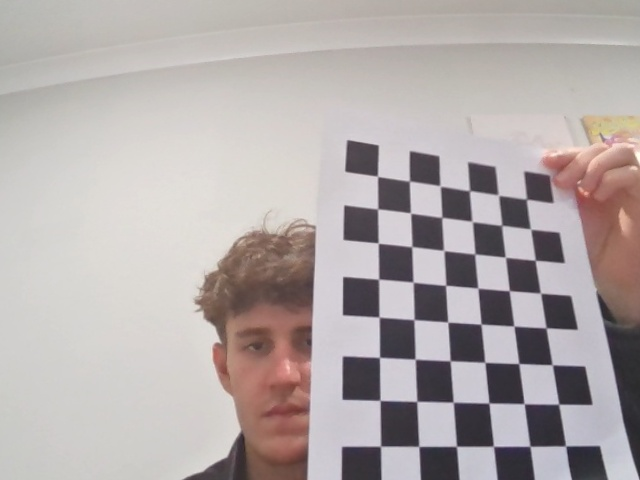
#> input picture calibration_results_undistorted.jpg, 640 x 480 px, given in place of ., which was not available
$ python callibrate_camera.py --images .
#> lines starting #> are read from the running program, lines starting #| are printed output that depends on the picture; pictures that were not available may be replaced by others from this repository, and a replacement may not be noted
# calibrate_camera.py
import argparse
import glob
from pathlib import Path
import numpy as np
import cv2 as cv

def parse_args():
    p = argparse.ArgumentParser(
        description="Calibrate camera from chessboard images and output K, dist, R, T."
    )
    p.add_argument("--images", type=str, default="calib_images/chessboard_*.jpg",
                   help="Glob for input images.")
    p.add_argument("--rows", type=int, default=8,
                   help="INNER corners per column (height). Example: 6 for a 9x6 board.")
    p.add_argument("--cols", type=int, default=6,
                   help="INNER corners per row (width). Example: 9 for a 9x6 board.")
    p.add_argument("--square_size", type=float, default=25.0,
                   help="Square size in any consistent unit (e.g., millimeters).")
    p.add_argument("--preview", action="store_true",
                   help="Show corner detections and undistortion previews.")
    p.add_argument("--save_undistorted", action="store_true",
                   help="Saves an undistorted version of the first image.")
    p.add_argument("--out", type=str, default="calibration_results.npz",
                   help="Where to save calibration arrays (npz).")
    return p.parse_args()

def main():
    args = parse_args()
    image_paths = sorted(glob.glob(args.images))
    if not image_paths:
        raise SystemExit(f"No images match: {args.images}")

    pattern_size = (args.cols, args.rows)
    # 3D points in chessboard coordinates (Z=0 plane)
    objp = np.zeros((args.rows*args.cols, 3), np.float32)
    objp[:, :2] = np.mgrid[0:args.cols, 0:args.rows].T.reshape(-1, 2)
    objp *= args.square_size

    objpoints = []  # 3D points in world space
    imgpoints = []  # 2D points in image plane
    img_size = None

    flags = (cv.CALIB_CB_ADAPTIVE_THRESH |
             cv.CALIB_CB_NORMALIZE_IMAGE)

    criteria = (cv.TERM_CRITERIA_EPS + cv.TERM_CRITERIA_MAX_ITER, 30, 0.001)

    print(f"[INFO] Finding corners in {len(image_paths)} image(s)…")
    used = 0
    for pth in image_paths:
        img = cv.imread(pth)
#> img is the input picture: shape (480, 640, 3); mean B, G, R 169.6, 170.5, 178.4
        if img is None:
            print(f"[WARN] Could not read {pth}")
            continue
        gray = cv.cvtColor(img, cv.COLOR_BGR2GRAY)
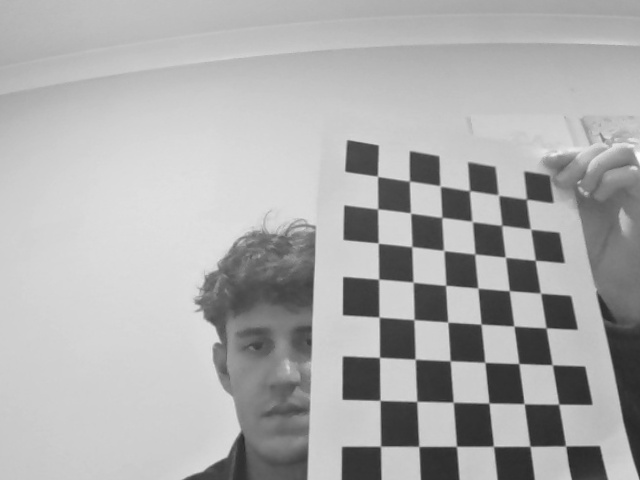
#> gray: shape (480, 640); min 36, max 252, mean 172.7
        if img_size is None:
            img_size = (gray.shape[1], gray.shape[0])
#> img_size = (640, 480)

        found, corners = cv.findChessboardCorners(gray, pattern_size, flags)
#> found = True; corners = 48 rows, first 8: [377.5, 176.4], [408.3, 179.9], [440.7, 185.5], [470.4, 192.2], [498.9, 194.6], [527.5, 200.4], [376.6, 208], [410.5, 213.1]
        if not found:
            print(f"[SKIP] {Path(pth).name}: pattern not found")
            continue

        # sub-pixel refinement
        corners = cv.cornerSubPix(gray, corners, (11, 11), (-1, -1), criteria)
#> corners = 48 rows, first 8: [377.5, 176.3], [409.4, 181], [440.1, 185.9], [469.4, 190.7], [498.4, 195.1], [526.4, 199.2], [377.6, 208.9], [410.5, 213.1]
        objpoints.append(objp.copy())
        imgpoints.append(corners)
        used += 1

        if args.preview:
            vis = img.copy()
            cv.drawChessboardCorners(vis, pattern_size, corners, True)
            cv.imshow("Corners", vis)
            cv.waitKey(200)

    if used < 5:
#> (the run stopped early here; a loop or call above may not have finished)

$ run again, on ar_overlay.jpg
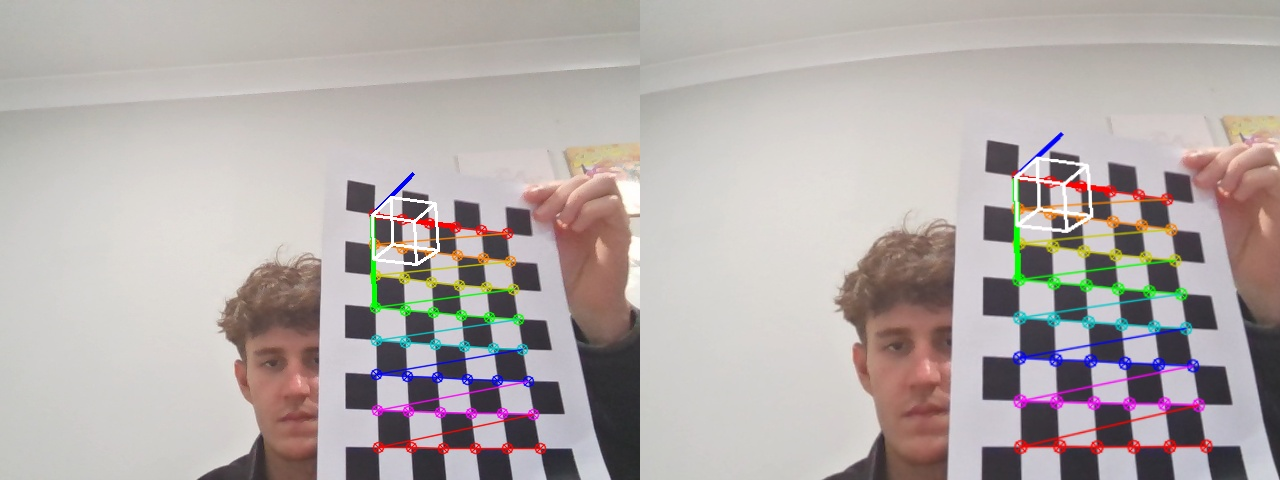
#> input picture ar_overlay.jpg, 1280 x 480 px, given in place of ., which was not available
#> in main, img is the input picture: shape (480, 1280, 3); mean B, G, R 169.3, 170.9, 179.1
#> in main, `gray = cv.cvtColor(img, cv.COLOR_BGR2GRAY)`:
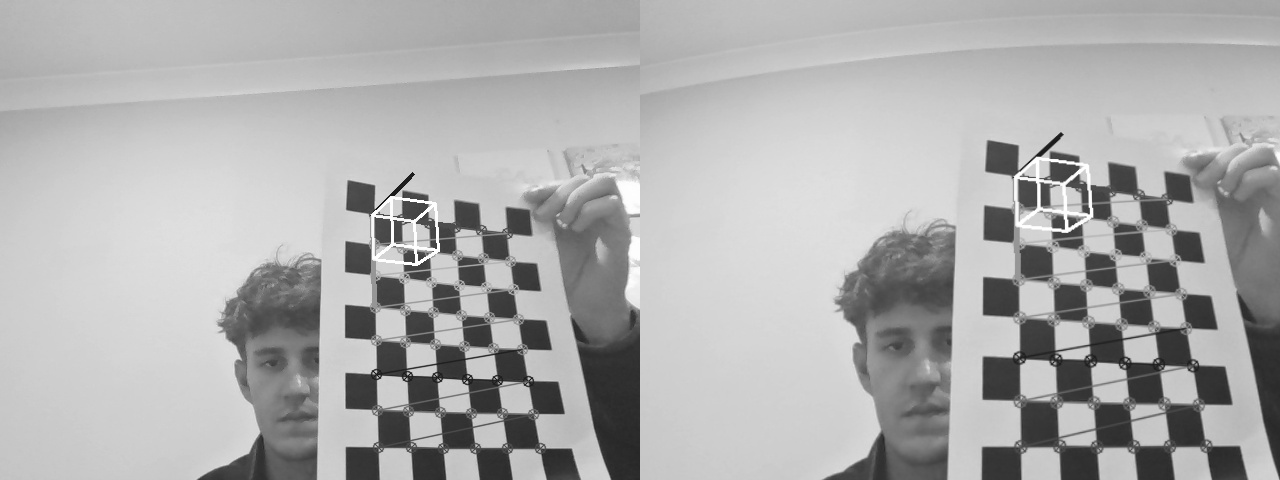
#> gray: shape (480, 1280); min 22, max 255, mean 173.1
#> found = False; corners = 44 rows, first 8: [1099, 192], [1099, 213], [1092, 258], [1017, 243], [1045, 252], [1054, 282], [1017.5, 280], [1086, 285]
